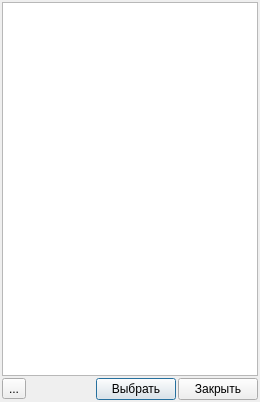
<?xml version="1.0" encoding="UTF-8"?>
<ui version="4.0">
 <class>SelectPo</class>
 <widget class="QDialog" name="SelectPo">
  <property name="geometry">
   <rect>
    <x>0</x>
    <y>0</y>
    <width>260</width>
    <height>402</height>
   </rect>
  </property>
  <property name="windowTitle">
   <string>Выбор ПО</string>
  </property>
  <layout class="QVBoxLayout" name="verticalLayout">
   <property name="spacing">
    <number>2</number>
   </property>
   <property name="margin">
    <number>2</number>
   </property>
   <item>
    <widget class="QTreeView" name="viewPo">
     <property name="editTriggers">
      <set>QAbstractItemView::NoEditTriggers</set>
     </property>
     <property name="alternatingRowColors">
      <bool>true</bool>
     </property>
    </widget>
   </item>
   <item>
    <layout class="QHBoxLayout" name="horizontalLayout">
     <item>
      <widget class="QToolButton" name="buttonEditPo">
       <property name="toolTip">
        <string>Редактировать ПО</string>
       </property>
       <property name="text">
        <string>...</string>
       </property>
       <property name="icon">
        <iconset resource="../icons.qrc">
         <normaloff>:/128x128/software/ico/software_128x128.png</normaloff>:/128x128/software/ico/software_128x128.png</iconset>
       </property>
      </widget>
     </item>
     <item>
      <spacer name="horizontalSpacer">
       <property name="orientation">
        <enum>Qt::Horizontal</enum>
       </property>
       <property name="sizeHint" stdset="0">
        <size>
         <width>40</width>
         <height>20</height>
        </size>
       </property>
      </spacer>
     </item>
     <item>
      <widget class="QPushButton" name="selectButton">
       <property name="text">
        <string>Выбрать</string>
       </property>
       <property name="icon">
        <iconset resource="../icons.qrc">
         <normaloff>:/16x16/apply/ico/apply_16x16.png</normaloff>:/16x16/apply/ico/apply_16x16.png</iconset>
       </property>
      </widget>
     </item>
     <item>
      <widget class="QPushButton" name="closeButton">
       <property name="text">
        <string>Закрыть</string>
       </property>
       <property name="icon">
        <iconset resource="../icons.qrc">
         <normaloff>:/16x16/cancelDel/ico/button_cancel_16x16 (1).png</normaloff>:/16x16/cancelDel/ico/button_cancel_16x16 (1).png</iconset>
       </property>
      </widget>
     </item>
    </layout>
   </item>
  </layout>
 </widget>
 <resources>
  <include location="../icons.qrc"/>
 </resources>
 <connections>
  <connection>
   <sender>closeButton</sender>
   <signal>clicked()</signal>
   <receiver>SelectPo</receiver>
   <slot>reject()</slot>
   <hints>
    <hint type="sourcelabel">
     <x>267</x>
     <y>458</y>
    </hint>
    <hint type="destinationlabel">
     <x>79</x>
     <y>435</y>
    </hint>
   </hints>
  </connection>
 </connections>
</ui>
